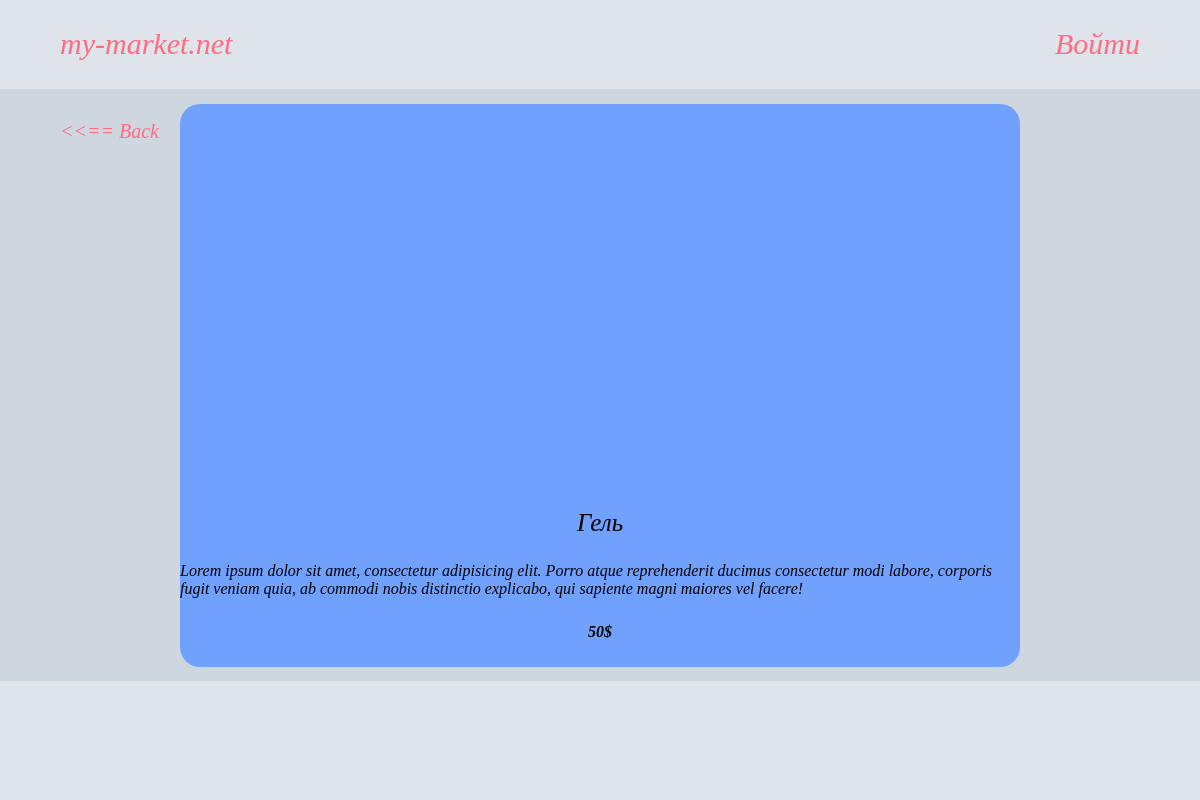
/product/1/, run on the app's committed database.
### on_market/apps/products/models.py (models this page shows, shortened)
class Product(models.Model):
	product_name = models.CharField('product name', max_length = 100)
	short_description = models.CharField('short description', max_length = 200)
	long_description = models.TextField('long description')
	price = models.IntegerField('price')
	category = models.CharField('product category', max_length = 50)
	producer = models.CharField('product producer', max_length = 50)

### on_market/apps/products/views.py (the view)
# urls.py: path('product/<int:product_id>/', views.show_product, name = 'product'),
def show_product(request, product_id):
	product = Product.objects.get(id = product_id)
	return render(request, 'product_page.html', {'product': product})

### on_market/templates/product_page.html (shortened to what this page needs)
{% extends 'base.html' %}
{% load static %}
{% block links %}
	<link rel="stylesheet" href="{% static 'css/product_page_style.css' %}">
{% endblock links %}
{% block header %}
	<a href="#" id="profile"><p>Войти</p></a>
{% endblock header %}
{% block main %}
	<a href="#" id="back"><<== Back</a>
	<div id="product">
		<div class="productdescription name"><p>{{ product.product_name }}</p></div>
		<div class="productdescription long_description"><p>{{ product.long_description }}</p></div>
		<div class="productdescription price"><p>{{ product.price }}$</p></div>
	</div>
{% endblock main %}

### static/css/product_page_style.css (style rules this page uses)
* { margin: 0; padding: 0; }
body { width: 100vw; height: 100vh; display: flex; flex-direction: column; justify-content: center; align-items: center; position: relative; }
#profile { text-decoration: none; margin-right: 5%; font-size: 30px; font-style: italic; color: rgba(255, 107, 129,1.0); }
#back { position: absolute; text-decoration: none; top: 15%; left: 5%; font-size: 20px; font-style: italic; color: rgba(255, 107, 129,1.0); }
#product { width: 70%; height: 95%; background-color: rgba(112, 161, 255,1.0); border-radius: 20px; display: flex; flex-direction: column; align-items: center; justify-content: flex-end; }
.productdescription { margin-bottom: 3%; font-style: italic; }
.name p { font-size: 25px; }
.price p { font-weight: 700; }

### data on the page
Product: product_name "Гель", long_description "Lorem ipsum dolor sit amet, consectetur adipisicing elit. Porro atque reprehenderit ducimus consectetur modi labore, corporis fugit veniam quia, ab commodi nobis distinctio explicabo, qui sapiente magni maiores vel facere!", price "50"
